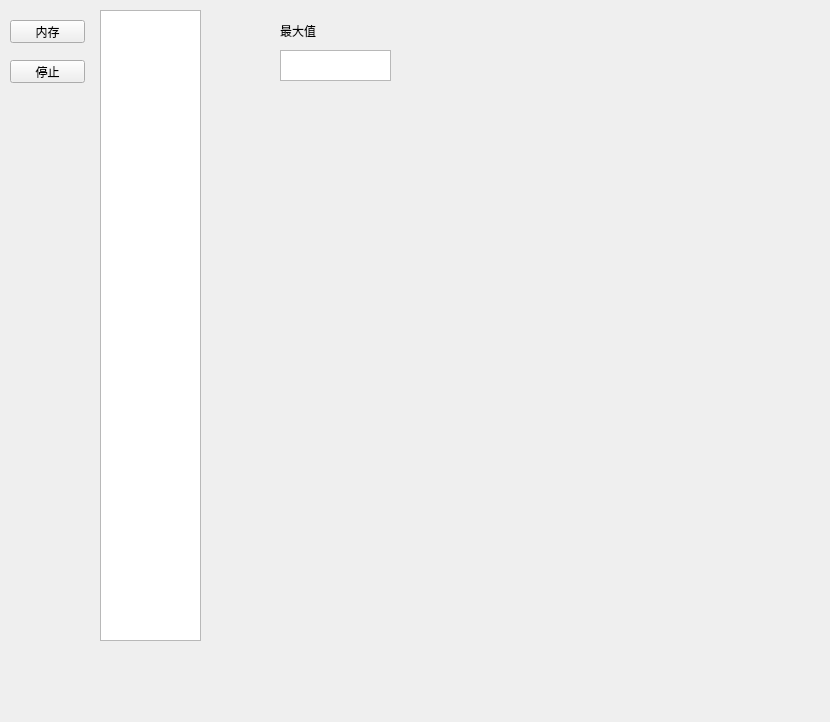
<?xml version="1.0" encoding="UTF-8"?>
<ui version="4.0">
 <class>widget</class>
 <widget class="QWidget" name="widget">
  <property name="windowModality">
   <enum>Qt::NonModal</enum>
  </property>
  <property name="enabled">
   <bool>true</bool>
  </property>
  <property name="geometry">
   <rect>
    <x>0</x>
    <y>0</y>
    <width>830</width>
    <height>722</height>
   </rect>
  </property>
  <property name="windowTitle">
   <string>性能测试工具</string>
  </property>
  <widget class="QPushButton" name="Memory">
   <property name="enabled">
    <bool>true</bool>
   </property>
   <property name="geometry">
    <rect>
     <x>10</x>
     <y>20</y>
     <width>75</width>
     <height>23</height>
    </rect>
   </property>
   <property name="text">
    <string>内存</string>
   </property>
  </widget>
  <widget class="QTextEdit" name="Mem_list">
   <property name="geometry">
    <rect>
     <x>100</x>
     <y>10</y>
     <width>101</width>
     <height>631</height>
    </rect>
   </property>
  </widget>
  <widget class="QPushButton" name="stop_run">
   <property name="geometry">
    <rect>
     <x>10</x>
     <y>60</y>
     <width>75</width>
     <height>23</height>
    </rect>
   </property>
   <property name="text">
    <string>停止</string>
   </property>
  </widget>
  <widget class="QLabel" name="label">
   <property name="geometry">
    <rect>
     <x>280</x>
     <y>20</y>
     <width>51</width>
     <height>21</height>
    </rect>
   </property>
   <property name="text">
    <string>最大值</string>
   </property>
  </widget>
  <widget class="QTextEdit" name="Max_mem">
   <property name="geometry">
    <rect>
     <x>280</x>
     <y>50</y>
     <width>111</width>
     <height>31</height>
    </rect>
   </property>
  </widget>
 </widget>
 <resources/>
 <connections/>
</ui>
